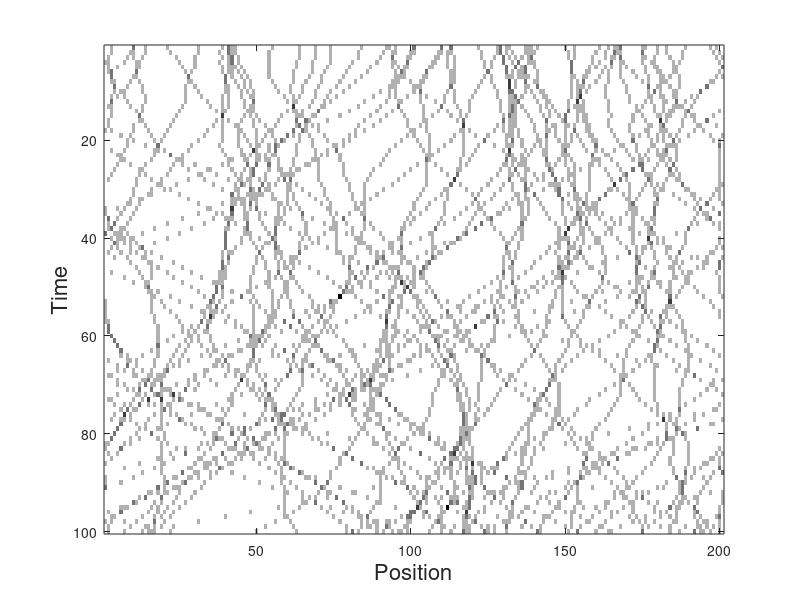

MATLAB code to generate this figure:
% Self-propelled particle model of aggregation in one dimension.
% Written by David Sumpter


clear

%Number of individuals
N=50;
%Size of world
L=200;
%Time steps of simulation
T=100;

%Average distance travelled in a single step.
v0=1; 

%Interaction zone
delta=5;      
%Size of stochastic term
nu=1;         

%Directional persistence
alpha=1;

%Stores histogram of positions of individuals
h=zeros(T,L+1);

%Initial positions
x(1:N)=rand(N,1)*L-L/2;
%Initial velocities
u(1:N)=rand(N,1)*2-1;

%For T time steps
for t=1:1:T
 
 
 %For N individuals
 for i=1:1:N
    x(i)= x(i) + v0*u(i);
     
    xlocal1 = (abs(x(i)-x)<delta & abs(x(i)-x)~=0);
    xlocal2 = ((abs(x(i)-x)>L-delta) & abs(x(i)-x)~=0);

    if sum(xlocal1+xlocal2)>0
        pu(i) = sum(sign(x-x(i)).*xlocal1+sign(x(i)-x).*xlocal2)/sum(xlocal1+xlocal2);
    else
        pu(i) = 0;
    end

 end

 %Add stochastic effect
 epsilon  = (rand(N,1)-0.5)*nu;
 u(1:N) = alpha*u+(1-alpha)*pu+epsilon';
 
 %Individuals move on a ring.
 x=mod(x,L);
 
 %Store positions of all
 h(t,:)=hist(x,[0:1:L]);

%Plot time and position figure
%     figure(2)
%     plot(x,(T-t)*ones(length(x),1),'.');
%     hold on
%     axis([0 L 0 T])
%     hlx=ylabel('Time')
%     hly=xlabel('Position')
%     set(hlx,'FontSize',12);
%     set(hly,'FontSize',12);
end

%Plot time and position figure
figure(1)
colormap([1 [0.9:-1/63:0] ; 1 [0.9:-1/63:0] ; 1 [0.9:-1/63:0]]')
imagesc(h);
hlx=ylabel('Time')
hly=xlabel('Position')
set(hlx,'FontSize',16);
set(hly,'FontSize',16);


